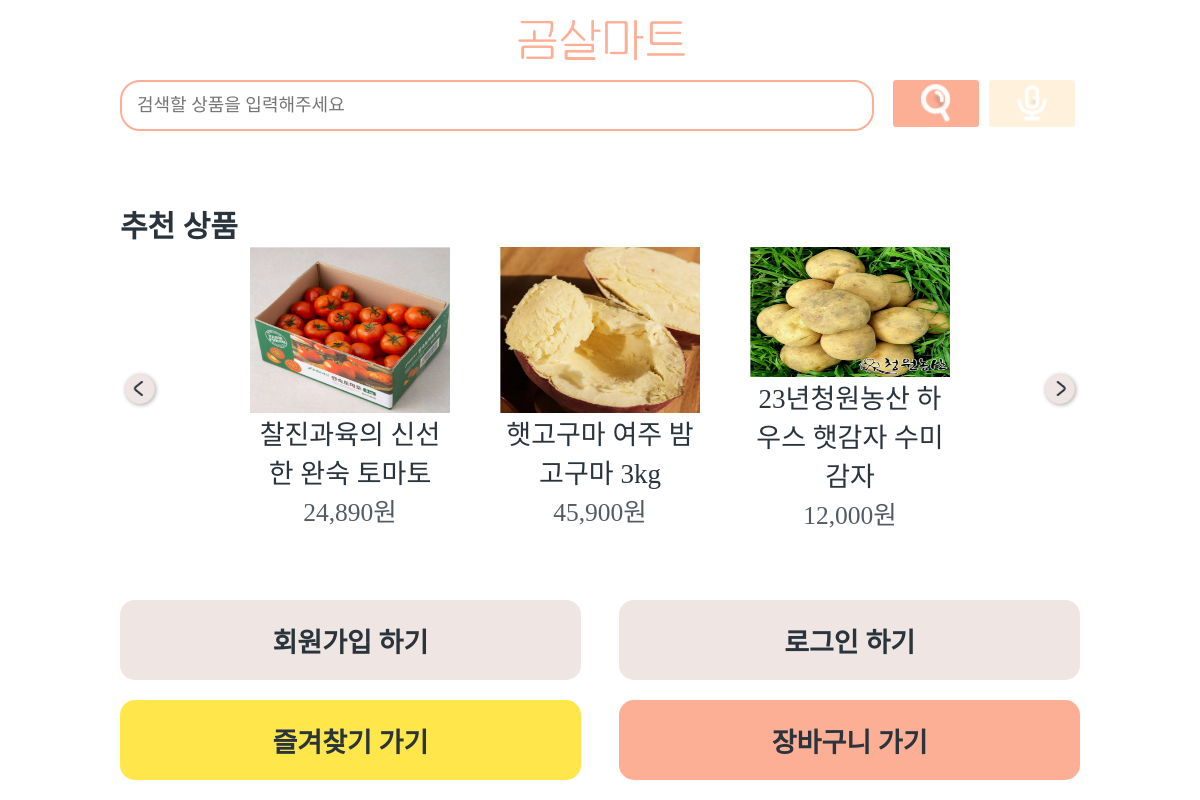
The page / on the database its author committed.
### shop/models.py (models this page shows, shortened)
class Product(models.Model):
    name = models.CharField(max_length=50, db_index=True) # 상품 이름
    slug = models.SlugField(max_length=50, db_index=True, allow_unicode=True) # 슬러그
    image = models.ImageField(upload_to='products/%Y/%m/%d', blank=True, default='default.png') # 상품 이미지
    description = models.TextField(blank=True) # 상품 설명
    meta_description = models.TextField(blank=True)
    delivery_date = models.IntegerField() # 배송일
    price = models.IntegerField() # 상품 가격
    stock = models.PositiveIntegerField() # 상품 재고
    available_display = models.BooleanField('Display', default=True) # 상품 전시
    available_order = models.BooleanField('Order', default=True) # 상품 주문
    created_at = models.DateTimeField(auto_now_add=True)
    updated_at = models.DateTimeField(auto_now=True)
    class Meta:
        ordering = ['-created_at']
        index_together = [['id', 'slug']]
    def get_absolute_url(self):
        return reverse('shop:detail', args=[self.id, self.slug])

### shop/views.py (the view)
# urls.py: path('', main, name='main'),
def main(request):
    products = Product.objects.filter(available_display=True)
    return render(request, 'shop/main.html', {'products':products})

### shop/templates/shop/main.html (shortened to what this page needs)
<!DOCTYPE html>
{% load static %}
{% load humanize %}
<html lang="en">
<head>
    <link rel="stylesheet" href="{% static 'css/mainStyle.css' %}" type="text/css">
    <link href="{% static 'css/schStyle.css' %}" rel="stylesheet" type="text/css">
    <link href="{% static 'css/speechToTextStyle.css' %}" rel="stylesheet" type="text/css">
</head>
<body>
{% block content %}
    <div id="wrap">
        <header>
            <a href="#">
                <img src="{% static 'image/logo.png' %}" alt="logo">
            </a>
        </header>
        <main>
            <div class="search">
                <form method="post" >
                    <input type="text" placeholder="검색할 상품을 입력해주세요">
                    <div class="btn">
                        <button type="submit">
                            <img src="{% static 'image/searchSubmit.png' %}">
                        </button>
                        <button type="button" class="sttTrigger">
                            <img src="{% static 'image/mic.png' %}" alt="mic">
                        </button>
                    </div>
                </form>
            </div>
            <div class="recommand">
                <span>추천 상품</span>
                <div class="product">
                    <div class="nextBtn">
                        <div class="left"><img src="{% static 'image/left.png' %}"></div>
                        <div class="right"><img src="{% static 'image/right.png' %}"></div>
                    </div>
                    <div class="slide">
                        <ul class="list">
                            {% for product in products %}
                            <li>
                                <a href="{{product.get_absolute_url}}">
                                    <img src="{{product.image.url}}">
                                    <span class="name">{{product.name}}</span>
                                    <span class="price">{{product.price|intcomma}}원</span>
                                </a>
                            </li>
                            {% endfor %}
                        </ul>
                    </div>
                </div>
            </div>
        </main>
        <footer>
            <div class="topMenu">
                {% if user.is_authenticated %}
                <a href="#"><button>배송 조회하기</button></a>
                <a href="{% url 'accounts:userinfo' pk=user.pk %}"><button>내 정보 확인하기</button></a>
                {% else %}
                <a href="{% url 'accounts:signup' %}"><button>회원가입 하기</button></a>
                <a href="{% url 'accounts:login' %}"><button>로그인 하기</button></a>
                {% endif %}
            </div>
            <div class="botMenu">
                <a href="{% url 'favorites:favorite_products' %}"><button>즐겨찾기 가기</button></a>
                <a href="{% url 'cart:cart' %}"><button>장바구니 가기</button></a>
            </div>
        </footer>
    </div>
{% endblock %}
</body>
</html>

### static/css/mainStyle.css (style rules this page uses)
* { margin: 0; padding: 0; font-family: 'HakgyoansimWoojuR'; font-size: 30px; color: #2A343D; }
a { color: #2A343D; text-decoration: none; }
li { list-style: none; }
html, body { width: 100%; height: 100%; min-height: 630px; }
#wrap { margin: 0 10% 0 10%; width: 80%; height: 100%; }
header { width: 100%; height: 10%; display: flex; flex-direction: row; justify-content: center; }
header a { width: 80%; height: 100%; display: flex; flex-direction: row; justify-content: center; }
header img { height: 100%; }
main { width: 100%; height: 65%; }
.search { width: 100%; height: 20%; position: relative; display: flex; flex-direction: column; justify-content: space-between; }
.search form { width: 100%; height: 50%; display: flex; flex-direction: row; justify-content: space-between; }
.search form input { width: 75%; height: 90%; padding: 0 15px; border: 2px solid #FDAF96; border-radius: 20px; font-size: 0.6em; }
.search form .btn { width: 20%; height: 90%; display: flex; flex-direction: row; justify-content: space-around; }
.btn button { background-color: #FDAF96; border: none; border-radius: 3px; width: 45%; height: 100%; position: relative; cursor: pointer; }
.btn button:nth-of-type(2) { background-color: #FFF1DB; }
.btn button img { width: 70%; max-width: 30px; object-fit: cover; position: absolute; top: 50%; left: 50%; transform: translate(-50%, -50%); }
.recommand { width: 100%; height: 80%; max-height: 351px; position: relative; }
.recommand>span { width: 30%; height: 10%; display: block; position: absolute; top: 5%; font-size: 1em; font-weight: bold; }
.recommand .product { width: 100%; height: 80%; position: relative; top: 18%; display: flex; flex-direction: row; justify-content: center; }
.product .nextBtn { width: 99%; min-width: 297px; height: 10%; position: absolute; top: 50%; left: 50%; transform: translate(-50%, -50%); display: flex; flex-direction: row; justify-content: space-between; z-index: 1; }
.product .nextBtn div { width: 8%; height: 100%; cursor: pointer; }
.product .nextBtn img { width: 100%; max-width: 30px; object-fit: cover; filter: drop-shadow(1px 1px 2px #aaa); }
.nextBtn .right { text-align: right; height: 100%; }
.product .slide { width: 952px; position: relative; overflow: hidden; }
.product .list { position: absolute; left: 0; height: 100%; display: flex; flex-direction: row; justify-content: space-evenly; }
.animate { transition: 0.5s; }
.list li { float: left; margin-right: 50px; width: 200px; height: 100%; transition: 0.4s; }
.list li a { width: 100%; height: 100%; display: flex; flex-direction: column; justify-content: space-evenly; }
.list li img { width: 100%; height: 70%; max-height: 172px; min-height: 130px; }
.list li span { display: block; text-align: center; }
.list li .name { font-size: 0.9em; }
.list li .price { font-size: 0.85em; opacity: 0.8; }
footer { width: 100%; height: 25%; }
footer>div { width: 100%; height: 50%; display: flex; flex-direction: row; justify-content: space-between; }
footer>div a { width: 48%; height: 80%; }
footer>div button { width: 100%; height: 100%; border: none; border-radius: 15px; font-size: 0.9em; font-weight: 600; text-align: center; display: flex; justify-content: center; align-items: center; background-color: #efe5e2; cursor: pointer; }
footer .botMenu button { background-color: #ffe74b; }
footer .botMenu a:nth-of-type(2) button { background-color: #FDAF96; }
@media screen and (max-width : 1285px) and (min-width : 965px) { .product .slide { width: 700px; position: relative; overflow: hidden; } }

### static/css/schStyle.css (style rules this page uses)
* { margin: 0; padding: 0; font-family: 'HakgyoansimWoojuR'; font-size: 30px; color: #2A343D; }
html, body { width: 100%; height: 100%; }
a { text-decoration: none; color: #2A343D; }
li { list-style: none; }

### static/css/speechToTextStyle.css (style rules this page uses)
* { margin: 0; padding: 0; font-family: 'HakgyoansimWoojuR'; font-size: 30px; color: #2A343D; }
html, body { width: 100%; height: 100%; }
a { text-decoration: none; color: #2A343D; }
li { list-style: none; }

### rows shown on the page
Product: image (picture), name "찰진과육의 신선한 완숙 토마토", price "24,890"
Product: image (picture), name "햇고구마 여주 밤고구마 3kg", price "45,900"
Product: image (picture), name "23년청원농산 하우스 햇감자 수미감자", price "12,000"
